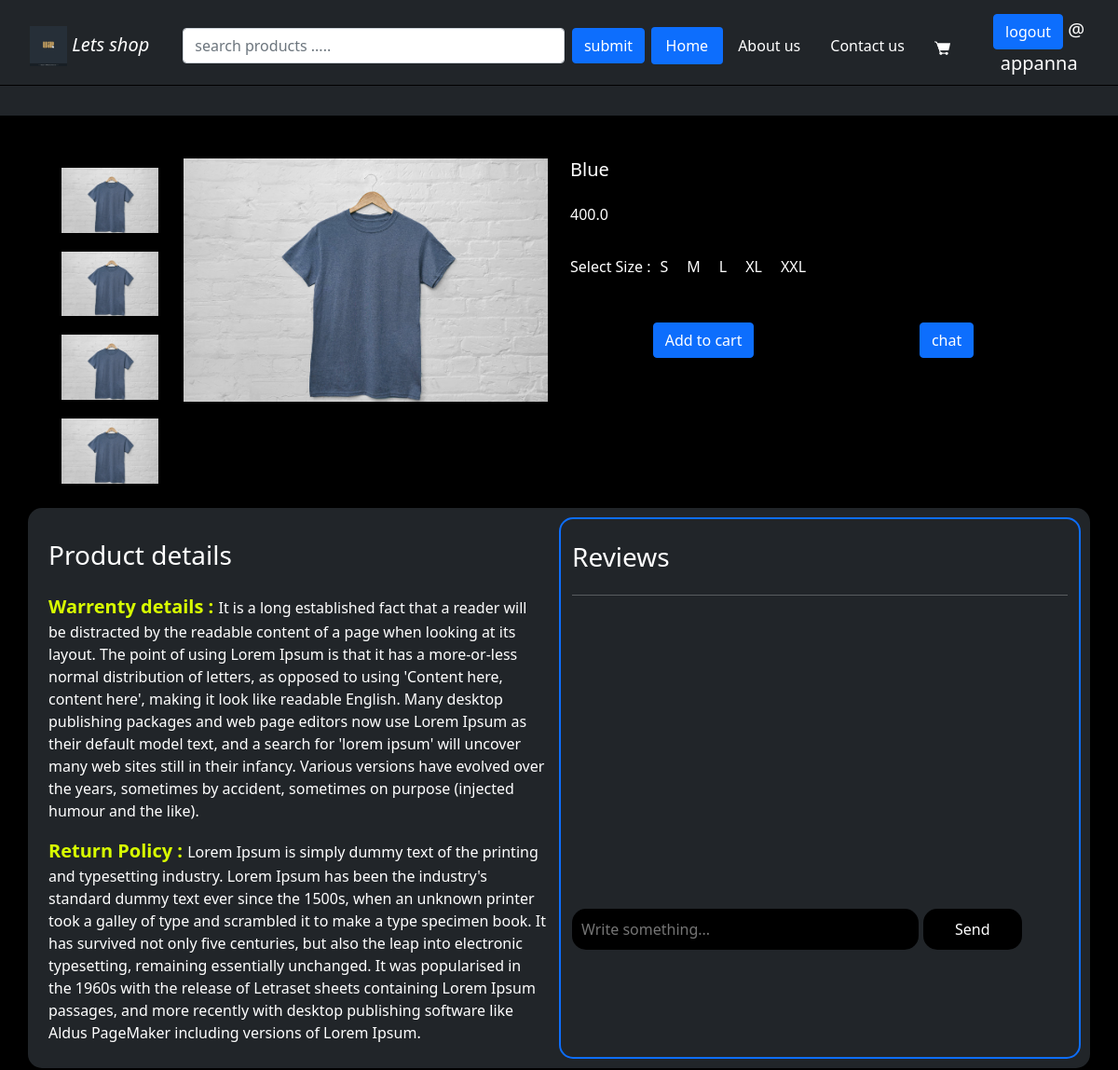
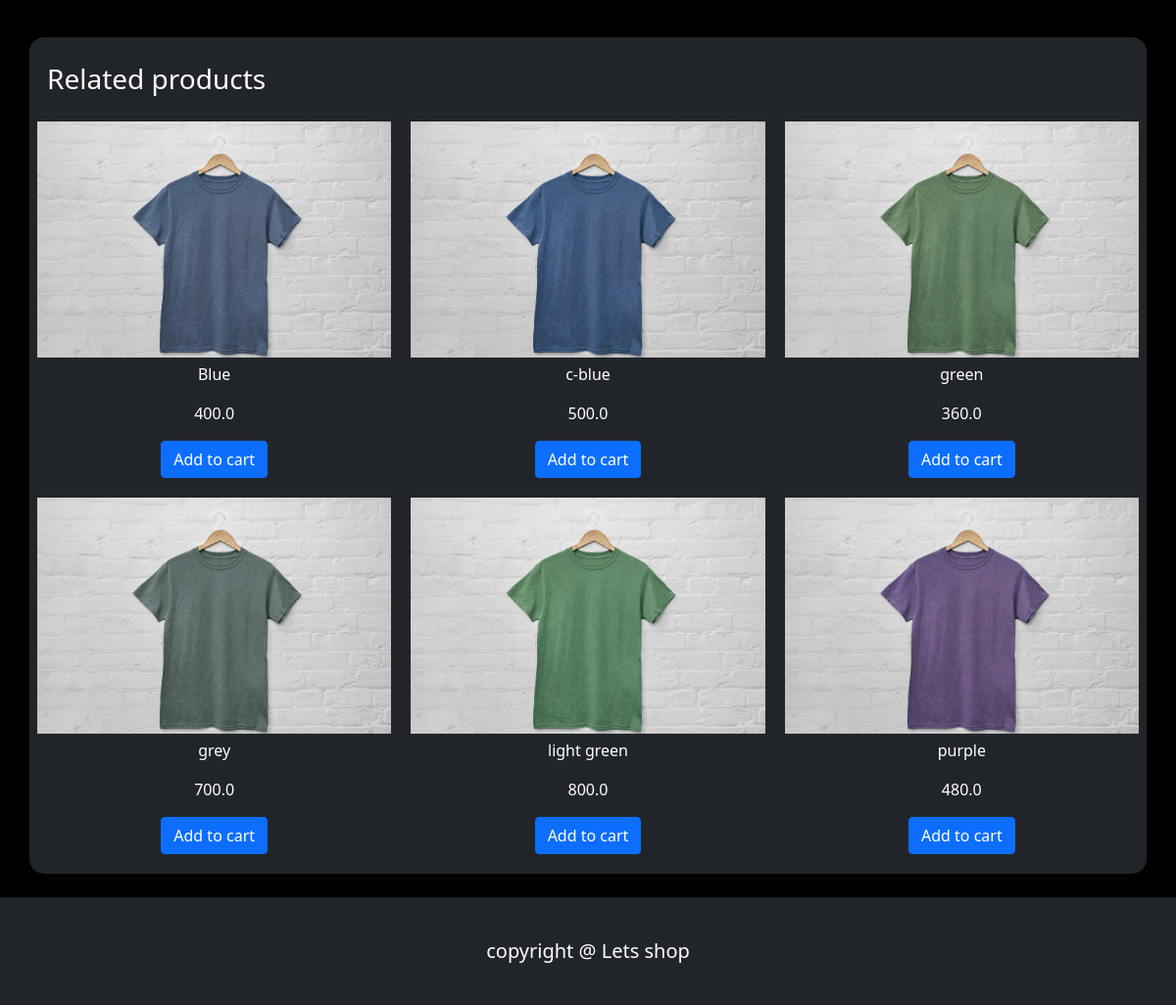
Page /products-3 (signed in) on the committed database (2 pictures, top to bottom).
### store/models.py (models this page shows, shortened)
class Product(models.Model):
    category = models.ForeignKey(
        Category, on_delete=models.SET_NULL, null=True, blank=True)
    name = models.CharField(max_length=200, null=True)
    price = models.FloatField()
    product_cat = models.CharField(max_length=200, null=True, blank=True)
    image = models.ImageField(null=True, blank=True)

### store/views.py (the view)
# urls.py: path('products-<str:pk>', views.product, name='products'),
@login_required(login_url='login')
def product(request, pk):
    product = Product.objects.get(id=pk)
    reviews = product.reviews_set.all()
    products = Product.objects.filter()[0:6]
    print(request.POST.get('body'))
    if request.POST.get('body') == '':
        pass
    else:
        if request.method == 'POST':
            reviews = Reviews.objects.create(
                product=product,
                user=request.user,
                body=request.POST.get('body')
            )
            return redirect('products', pk=product.id)
    context = {'product': product, 'products': products, 'reviews': reviews}
    return render(request, 'store/products.html', context)

### store/templates/store/products.html (shortened to what this page needs)
{% extends 'main.html' %}
{% load static %}
{% block content %}
<main class="container row main">
        <div class="col-md-6 col-sm-6 product-page">
            <div class="d-flex flex-column sub-image">
                <img src="{{product.image.url}}" alt="product" />
                <img src="{{product.image.url}}" alt="product" />
                <img src="{{product.image.url}}" alt="product" />
                <img src="{{product.image.url}}" alt="product" />
            </div>
        <div>
            <img src="{{product.image.url}}" alt="product" />
        </div>
        </div>
        <div class="col-md-6 col-sm-6 d-flex flex-column product-details">
            <h3>{{product.name}}</h3>
            <p > {{product.price}}</p>
            <form class="d-flex" method="GET" action="" >
                <label for="i"> Select Size : </label>
                <p>S</p>
                <p>M</p>
                <p>L</p>
                <p>XL</p>
                <p>XXL</p>
            </form>
            <div class="d-flex mt-5 justify-content-around">
                <button class="btn btn-primary">Add to cart</button>
                <button class="btn btn-primary chat-btn">chat</button>
            </div>
        </div>
    </main>
    <section class="container chat row my-3 m-auto bg-dark">
        <div class="col-md-6">
            <h3 class="my-4">Product details</h3>
        <div class="Product-details-section">
            <p>
                <span>Warrenty details : </span>
                It is a long established fact that a reader will be distracted by the readable content of a page when looking at its layout. The point of using Lorem Ipsum is that it has a more-or-less normal distribution of letters, as opposed to using 'Content here, content here', making it look like readable English. Many desktop publishing packages and web page editors now use Lorem Ipsum as their default model text, and a search for 'lorem ipsum' will uncover many web sites still in their infancy. Various versions have evolved over the years, sometimes by accident, sometimes on purpose (injected humour and the like).
            </p>
            <p>
                <span>Return Policy : </span>
                Lorem Ipsum is simply dummy text of the printing and typesetting industry. Lorem Ipsum has been the industry's standard dummy text ever since the 1500s, when an unknown printer took a galley of type and scrambled it to make a type specimen book. It has survived not only five centuries, but also the leap into electronic typesetting, remaining essentially unchanged. It was popularised in the 1960s with the release of Letraset sheets containing Lorem Ipsum passages, and more recently with desktop publishing software like Aldus PageMaker including versions of Lorem Ipsum.
            </p>
        </div>
        </div>
        <div class="col-md-6 border-primary" id="review">
            <h3 class="my-4">Reviews</h3>
            <hr>
        <div class="chat-section">
        </div>
            <form method="POST" action="">
                <input class="chat-form1" type="text" name="body" value="" placeholder="Write something..."/>
                <input class="chat-form2" type="submit" value="Send" />
            </form>
        </div>
    </section>
    <section class="related-products container m-auto my-4 bg-dark">
        <h3 class="my-3 mx-2">Related products</h3>
        <div class="row product-section">
            {% for p in products%}
            <div class="col-md-4 col-sm-6 d-flex flex-column">
                <a href="{% url 'products' p.id %}" target="">
                <img src="{{p.image.url}}" alt="product" />
                <p>{{p.name}}</p>
                <p>{{p.price}}</p>
                </a>
                <button class="btn btn-primary" type="button"><a href="{% url 'cart' %}">Add to cart</a></button>
            </div>
            {% endfor %}
    </section>
</div>
{% endblock %}

### templates/main.html (shortened to what this page needs)
<!DOCTYPE html>
<html lang="en">
    {% load static %}
<head>
<link href="https://cdn.jsdelivr.net/npm/bootstrap@5.1.3/dist/css/bootstrap.min.css" rel="stylesheet">
<link rel="stylesheet"  type="text/css" href="{% static 'css/style.css' %}"/>
</head>
<body>
    <div id="wrapper">
        {% include 'nav.html' %}
        {% block content %}
        {% endblock %}
        {%include 'footer.html' %}
</body>
</html>

### templates/nav.html (shortened to what this page needs)
{% load static %}
<header class="navbar fixed-top navbar-expand-md navbar-dark bg-dark flex-column mb-5">
    <div class="container-fluid c1">
        <a class="navbar-brand logo" href="{% url 'home' %}">
            <img src="{% static 'images/header/logo.jpg' %}" style="width:40px;"" alt="logo" href="#"/>
            <i>Lets shop</i>
        </a>
        <div class="collapse navbar-collapse justify-content-around" id="theheader">
            <form class="d-flex col-lg-6 col-sm-6" method="POST" action="{% url 'home' %}">
                <input class="form-control me-2" type="text" name="q" value="" placeholder="search products ....."/>
                <input class="btn btn-primary" type="submit" value="submit"  />
            </form>
            <ul class="nav nav-pills justify-content-center" id="headernav">
                <li class="nav-item">
                    <a class="nav-link active" data-toggle='pill' href="{% url 'home' %}">Home</a>
                </li>
                <li class="nav-item">
                    <a class="nav-link"  data-toggle='pill' href="{% url 'aboutus' %}">About us</a>
                </li>
                <li class="nav-item">
                    <a class="nav-link"  data-toggle='pill' href="{% url 'contact' %}">Contact us</a>
                </li>
                <li class="nav-item" id="cart-image">
                    <a class="nav-link" href="{% url 'cart' %}">
                        <img src="{% static 'images/header/cart.png'  %}" alt="cart-icon">
                    </a>
                </li>
            </ul>
            {% if request.user.is_authenticated %}
            <div class="login">
                <a class="btn btn-primary" href="{% url 'logout' %}">logout</a>
                <span>@ {{request.user}}</span>
            </div>
            {% else %}
            <div class="login">
                <a class="btn btn-primary" href="{% url 'login' %}">Login</a>
            </div>
            {% endif %}
        </div>
    </div>
</header>

### templates/footer.html
{% load static %}
<footer class="bg-dark">
    <div class="col-12"> copyright @ Lets shop </div>
</footer>

### static/css/style.css (style rules this page uses)
body { background-color: black; color: white; }
#wrapper { display: -webkit-box; display: -ms-flexbox; display: flex; min-height: 100vh; -webkit-box-orient: vertical; -webkit-box-direction: normal; -ms-flex-direction: column; flex-direction: column; -webkit-box-pack: justify; -ms-flex-pack: justify; justify-content: space-between; overflow-x: hidden; }
.main { margin: auto; margin-top: 170px; }
.nav li a { color: white; }
.logo { padding: 20px; }
.login { text-align: center; color: white; font-size: 20px; }
.c1 { border-bottom: 1px solid black; }
main h3 { text-align: center; color: white; font-size: 20px; }
.product-section div { padding: 10px; }
.product-section div a { text-decoration: none; color: white; }
.product-section div img { width: 100%; }
.product-section div p { text-align: center; margin-top: 5px; }
.product-section div button { margin: auto; }
.chat { border-radius: 15px; padding: 10px; }
.chat span { font-size: 12px; }
.chat form input { margin: 20px 0px; }
.chat form .chat-form1 { width: 70%; background-color: black; outline: none; padding: 10px; border-radius: 15px; border: none; color: white; }
.chat form .chat-form2 { width: 20%; background-color: black; outline: none; margin: auto; padding: 10px; border-radius: 15px; border: none; color: white; }
.chat-section { overflow-y: scroll; height: 300px; }
.related-products { border-radius: 15px; padding: 10px; }
footer { padding: 40px; }
footer div { text-align: center; color: white; font-size: 20px; }
.product-page { display: -ms-grid; display: grid; -webkit-box-orient: vertical; -webkit-box-direction: normal; -ms-flex-direction: column; flex-direction: column; -ms-grid-columns: 1fr 3fr; grid-template-columns: 1fr 3fr; }
.product-page img { width: 100%; }
.product-page .sub-image img { width: 80%; margin: 10px 0px; }
.product-details h3 { text-align: left; }
.product-details p { margin-top: 1rem; }
.product-details form { margin-top: 1rem; -webkit-box-align: center; -ms-flex-align: center; align-items: center; }
.product-details form p { margin: 0px 10px; }
.Product-details-section span { font-size: 20px; font-weight: 700; color: #d9ff00; }
#review { border: 2px solid; border-radius: 15px; }
.nav { -webkit-box-align: center; -ms-flex-align: center; align-items: center; }
.nav .nav-item img { width: 100%; }
.nav #cart-image { width: 14%; position: relative; }

### rows in the picture
Product: image (picture), name "Blue", price "400.0"
Product: image (picture), name "c-blue", price "500.0"
Product: image (picture), name "green", price "360.0"
Product: image (picture), name "grey", price "700.0"
Product: image (picture), name "light green", price "800.0"
Product: image (picture), name "purple", price "480.0"

### other values in the picture
{{ request.user }} "appanna"
